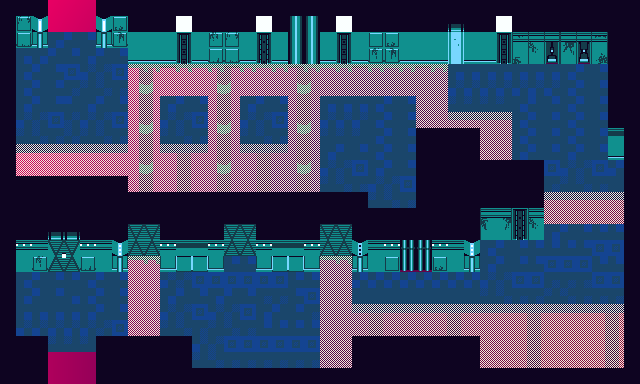

A 2D game scene composited from a Tiled map and its tileset images. What follows is a short description and the map's XML, with each tile layer's data collapsed to a summary:
An orthogonal 40x24 tile map with 16x16 px tiles, 3 tile layers (floor, void, walls), 7 tilesets, 1 image layer and 53 objects (6x wide box, 6x white box, 6x small box, 4x small_chamber, 3x 2, ...).

<map version="1.10" tiledversion="1.10.1" orientation="orthogonal" renderorder="right-down" width="40" height="24" tilewidth="16" tileheight="16" infinite="0" nextlayerid="21" nextobjectid="112">
 <editorsettings>
  <export target="first_dungeon.csv" format="csv" />
 </editorsettings>
 <tileset firstgid="1" source="../../tilesets/void.tsx" />
 <tileset firstgid="2" source="../../tilesets/cliffs.tsx" />
 <tileset firstgid="50" source="../../objects.tsx" />
 <tileset firstgid="93" source="../../tilesets/decoration.tsx" />
 <tileset firstgid="100" source="../../tilesets/rockface.tsx" />
 <tileset firstgid="115" source="../../tilesets/dungeon1.tsx" />
 <tileset firstgid="235" source="../../tilesets/dungeon_floor_1.tsx" />
 <imagelayer id="17" name="bg">
  <image source="bg.png" width="640" height="384" />
 </imagelayer>
 <layer id="19" name="floor" width="40" height="24">
  <data>[960 cells, 322 non-empty, 11 distinct tile ids]</data>
 </layer>
 <layer id="2" name="void" width="40" height="24" offsetx="0" offsety="16">
  <data>[960 cells, 391 non-empty, 1 distinct tile ids]</data>
 </layer>
 <layer id="3" name="walls" width="40" height="24">
  <data>[960 cells, 437 non-empty, 56 distinct tile ids]</data>
 </layer>
 <objectgroup id="4" name="entities">
  <object id="52" name="hound" x="264" y="324.333">
   <point />
  </object>
  <object id="53" name="mercenary" x="581" y="253.083">
   <point />
  </object>
  <object id="54" name="grunt" x="447.75" y="285.5">
   <point />
  </object>
  <object id="82" name="musketeer" x="222" y="295.5">
   <point />
  </object>
  <object id="84" name="pincer" x="533.75" y="94">
   <point />
  </object>
  <object id="93" name="scientist_2" x="349" y="180">
   <point />
  </object>
  <object id="94" name="scientist" x="400" y="144">
   <point />
  </object>
  <object id="106" name="100" gid="92" x="96" y="320" width="32" height="48" />
 </objectgroup>
 <objectgroup id="20" name="images">
  <object id="107" name="bg" x="0" y="0">
   <point />
  </object>
  <object id="108" name="foregorund" x="0" y="0">
   <point />
  </object>
  <object id="109" name="floor" x="0" y="0">
   <point />
  </object>
  <object id="111" x="525.077" y="-63.2532">
   <point />
  </object>
 </objectgroup>
 <objectgroup id="5" name="entries">
  <object id="44" name="0" x="76" y="103.667">
   <point />
  </object>
  <object id="45" name="2" x="64" y="48">
   <point />
  </object>
  <object id="46" name="1" x="64" y="336">
   <point />
  </object>
 </objectgroup>
 <objectgroup id="6" name="exits">
  <object id="47" name="1" x="32" y="368" width="80" height="48" />
  <object id="48" name="2" x="32" y="-32" width="80" height="48" />
 </objectgroup>
 <objectgroup id="7" name="cutscenes">
  <object id="95" name="1" x="184" y="64" width="32" height="128" />
  <object id="97" name="2" x="384" y="48" width="32" height="96" />
 </objectgroup>
 <objectgroup id="8" name="doors" />
 <objectgroup id="9" name="triggers" />
 <objectgroup id="10" name="platforms" />
 <objectgroup id="11" name="collectibles">
  <object id="49" name="pistol" gid="67" x="499.333" y="98" width="20" height="20" />
  <object id="50" name="railgun" gid="68" x="255.667" y="145" width="20" height="20" />
  <object id="51" name="shotgun" gid="70" x="32" y="128" width="20" height="20" />
 </objectgroup>
 <objectgroup id="12" name="barriers" />
 <objectgroup id="13" name="objects">
  <object id="59" name="wide box" gid="79" x="31" y="97" width="24" height="24" />
  <object id="60" name="box 2" gid="81" x="293.5" y="372" width="24" height="24" />
  <object id="61" name="white box" gid="80" x="22.5" y="72" width="24" height="24" />
  <object id="64" name="open box" gid="82" x="111" y="79" width="24" height="24" />
  <object id="66" name="box" gid="77" x="24.5" y="295" width="24" height="24" />
  <object id="67" name="open box" gid="82" x="41" y="303" width="24" height="24" />
  <object id="68" name="wide box" gid="79" x="32" y="86" width="24" height="24" />
  <object id="70" name="wide box" gid="79" x="202" y="377.5" width="24" height="24" />
  <object id="71" name="wide box" gid="79" x="204" y="364" width="24" height="24" />
  <object id="72" name="white box" gid="80" x="501.5" y="270.5" width="24" height="24" />
  <object id="73" name="white box" gid="80" x="520.5" y="276" width="24" height="24" />
  <object id="74" name="white box" gid="80" x="95" y="74" width="24" height="24" />
  <object id="75" name="white box" gid="80" x="35.875" y="72.5" width="24" height="24" />
  <object id="76" name="small box" gid="83" x="100" y="90" width="24" height="24" />
  <object id="78" name="small box" gid="83" x="20.2273" y="109.545" width="24" height="24" />
  <object id="79" name="small box" gid="83" x="536.5" y="128.917" width="24" height="24" />
  <object id="80" name="small box" gid="83" x="509.5" y="285.75" width="24" height="24" />
  <object id="81" name="small box" gid="83" x="53" y="298.75" width="24" height="24" />
  <object id="86" name="lab_table" gid="90" x="384" y="144" width="32" height="16" />
  <object id="87" name="lab_computer_2" gid="89" x="352" y="192" width="16" height="32" />
  <object id="88" name="lab_computer" gid="88" x="400" y="192" width="16" height="32" />
  <object id="89" name="big_chamber" gid="86" x="336" y="144" width="32" height="48" />
  <object id="90" name="small_chamber" gid="87" x="576" y="112" width="16" height="32" />
  <object id="92" name="small_chamber" gid="87" x="368" y="208" width="16" height="32" />
  <object id="98" name="white box" gid="80" x="589.5" y="175" width="24" height="24" />
  <object id="99" name="small box" gid="83" x="578.5" y="184.75" width="24" height="24" />
  <object id="100" name="small_chamber" gid="87" x="544" y="112" width="16" height="32" />
  <object id="101" name="small_chamber" gid="87" x="576" y="144" width="16" height="32" />
  <object id="102" name="wide box" gid="79" x="598.75" y="126" width="24" height="24" />
  <object id="103" name="wide box" gid="79" x="600" y="144.5" width="24" height="24" />
  <object id="104" name="open box" gid="82" x="551.75" y="147.5" width="24" height="24" />
 </objectgroup>
</map>
